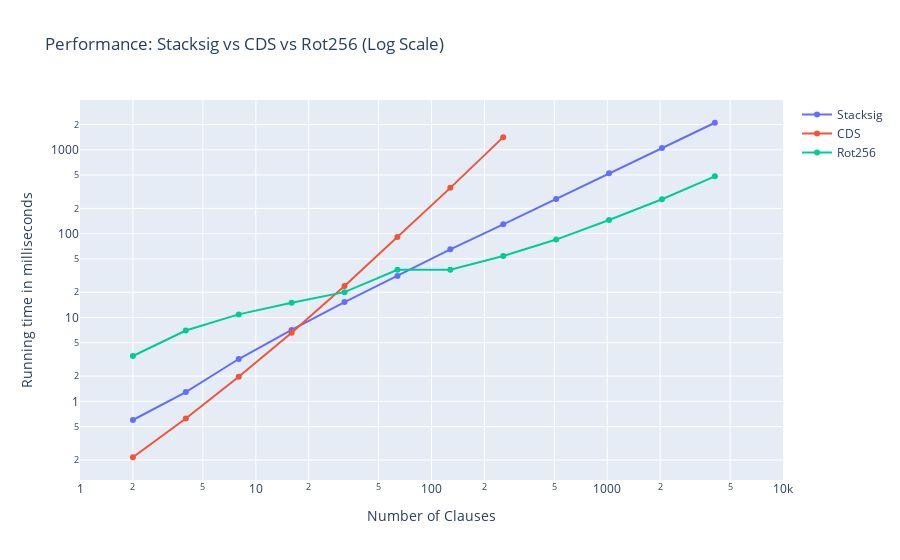

Notebook code for this chart:
### Code cell
stacksig = y1 + y3
cds = y2 + y4

fig = go.Figure(
    layout=go.Layout(
        title="Performance: Stacksig vs CDS vs Rot256 (Log Scale)",
        xaxis_title="Number of Clauses",
        yaxis_title="Running time in milliseconds"
    )
)

fig.add_trace(
    go.Scatter(x=x[:12], y=stacksig, mode="lines+markers", name="Stacksig")
)

fig.add_trace(go.Scatter(x=x, y=cds, mode="lines+markers", name="CDS"))

fig.add_trace(go.Scatter(x=x, y=rot256, mode="lines+markers", name="Rot256"))


fig.update_xaxes(type="log",range=[0,4])
fig.update_yaxes(type="log")

### Figure 1 — Plotly figure (JSON) as saved in the notebook; plotly's stock layout.template omitted (floating-point values rounded to 4 significant figures)
{"data": [{"mode": "lines+markers", "name": "Stacksig", "type": "scatter", "x": [2, 4, 8, 16, 32, 64, 128, 256, 512, 1024, 2048, 4096], "y": [0.6, 1.291, 3.201, 7.115, 15.3, 31.32, 65.06, 129.3, 259.5, 525.3, 1047.0, 2101.0, 4163.0, 8288.0, 16670.0, 33924, 68322]}, {"mode": "lines+markers", "name": "CDS", "type": "scatter", "x": [2, 4, 8, 16, 32, 64, 128, 256, 512, 1024, 2048, 4096, 8192, 16384, 32768, 65536, 131072], "y": [0.2157, 0.6249, 1.963, 6.567, 23.75, 91.22, 351.6, 1415.0, null, null, null, null, null, null, null, null, null]}, {"mode": "lines+markers", "name": "Rot256", "type": "scatter", "x": [2, 4, 8, 16, 32, 64, 128, 256, 512, 1024, 2048, 4096, 8192, 16384, 32768, 65536, 131072], "y": [3.476, 7, 10.9, 15.02, 20.07, 37, 37.13, 54.21, 85, 145.3, 257.2, 482.6, null, null, null, null, null]}], "layout": {"title": {"text": "Performance: Stacksig vs CDS vs Rot256 (Log Scale)"}, "xaxis": {"range": [0, 4], "title": {"text": "Number of Clauses"}, "type": "log"}, "yaxis": {"title": {"text": "Running time in milliseconds"}, "type": "log"}}}
